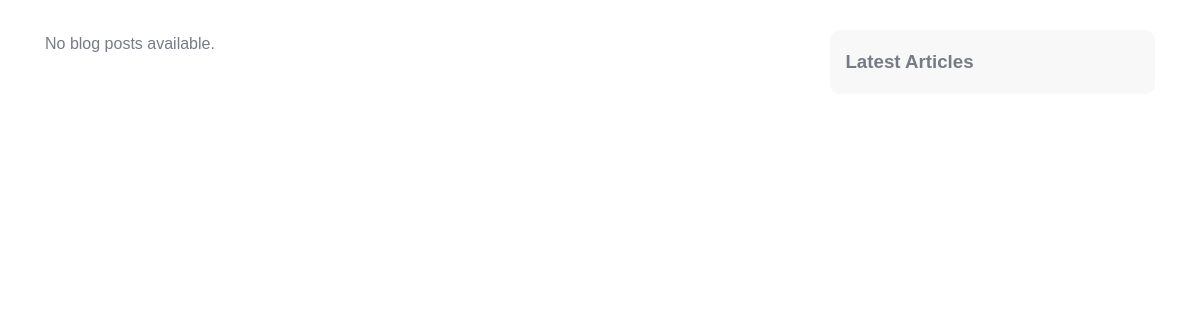
The page /blogs/ on the database as committed earlier.
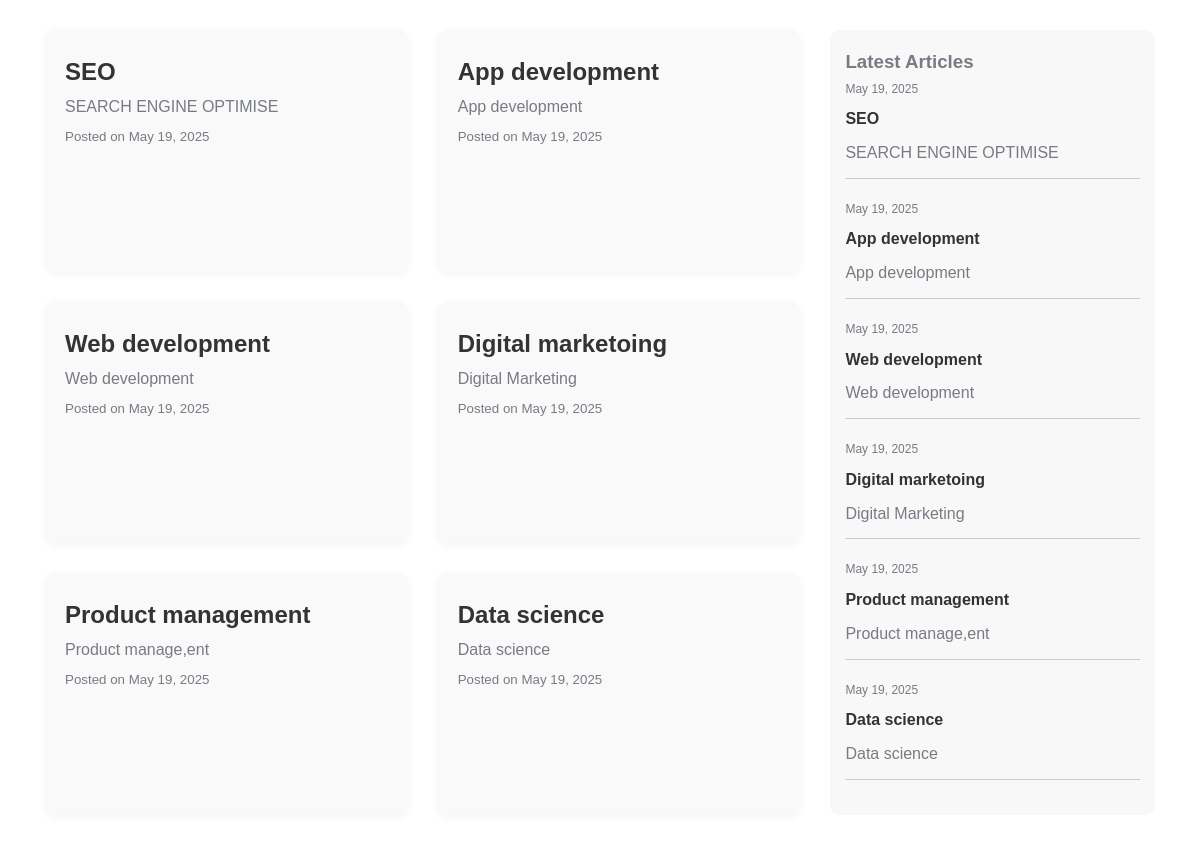
The same page on the database as committed later.
### digital/models.py (models this page shows, shortened)
class BlogPost(models.Model):
    title = models.CharField(max_length=200)
    content = models.TextField()
    slug = models.SlugField(unique=True)
    image = models.ImageField(upload_to='blog_images/', blank=True, null=True)
    created_at = models.DateTimeField(auto_now_add=True)
    published = models.BooleanField(default=True)

### digital/views.py (the view)
# urls.py: path('blogs/', views.blog_list, name='blog_list'),  # list of blogs (can be same as above)
def blog_list(request):
    posts = BlogPost.objects.filter(published=True).order_by('-created_at')
    return render(request, 'digital/blog_list.html', {'posts': posts})

### digital/templates/digital/blog_list.html (shortened to what this page needs)
{% load static %}
  <!DOCTYPE html>
  <html lang="en">
  <head>
    <link rel="stylesheet" href="{% static 'b.css' %}">
  </head>
<body>
    <div class="container">
        <div class="main-content">
            {% for post in posts %}
                <div class="blog-card">
                    <h2>
                        <a href="{% url 'blog_detail' slug=post.slug %}">
                            {{ post.title }}
                        </a>
                    </h2>
                    <p>{{ post.content|truncatewords:30 }}</p>
                    <small>Posted on {{ post.created_at|date:"F d, Y" }}</small>
                </div>
            {% empty %}
                <p>No blog posts available.</p>
            {% endfor %}
        </div>
        <div class="sidebar">
            <h3>Latest Articles</h3>
            {% for post in posts %}
                <div class="snippet">
                    <p style="font-size: 12px;">{{ post.created_at|date:"F d, Y" }}</p>
                    <h4>
                        <a href="{% url 'blog_detail' slug=post.slug %}">
                            {{ post.title }}
                        </a>
                    </h4>
                    <p>{{ post.content|striptags|truncatewords:30 }}</p>
                </div>
            {% endfor %}
        </div>
    </div>
</body>
</html>

Rows that differ between the two databases and show on the page:
added BlogPost: title "SEO", content "SEARCH ENGINE OPTIMISE", created_at "May 19, 2025"
added BlogPost: title "App development", content "App development", created_at "May 19, 2025"
added BlogPost: title "Web development", content "Web development", created_at "May 19, 2025"
added BlogPost: title "Digital marketoing", content "Digital Marketing", created_at "May 19, 2025"
added BlogPost: title "Product management", content "Product manage,ent", created_at "May 19, 2025"
added BlogPost: title "Data science", content "Data science", created_at "May 19, 2025"
Other text that changed with them:
text no longer shown: "No blog posts available."
